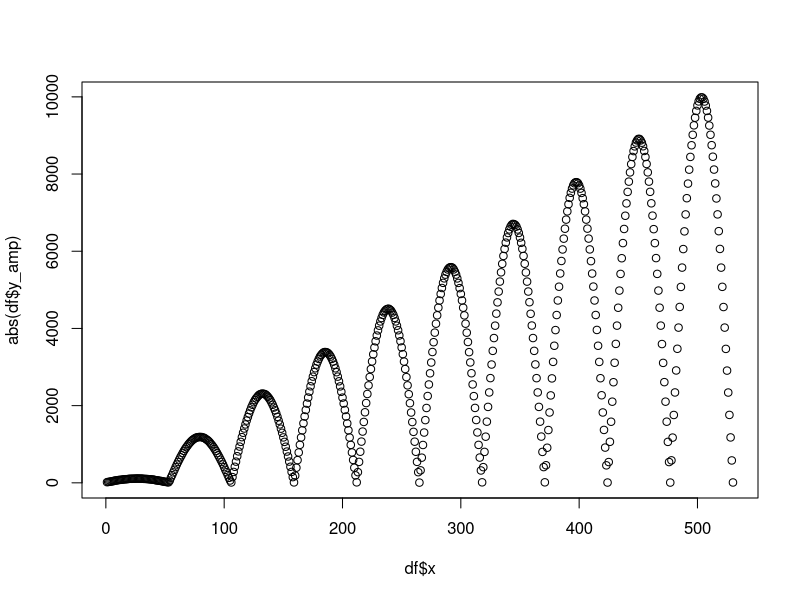
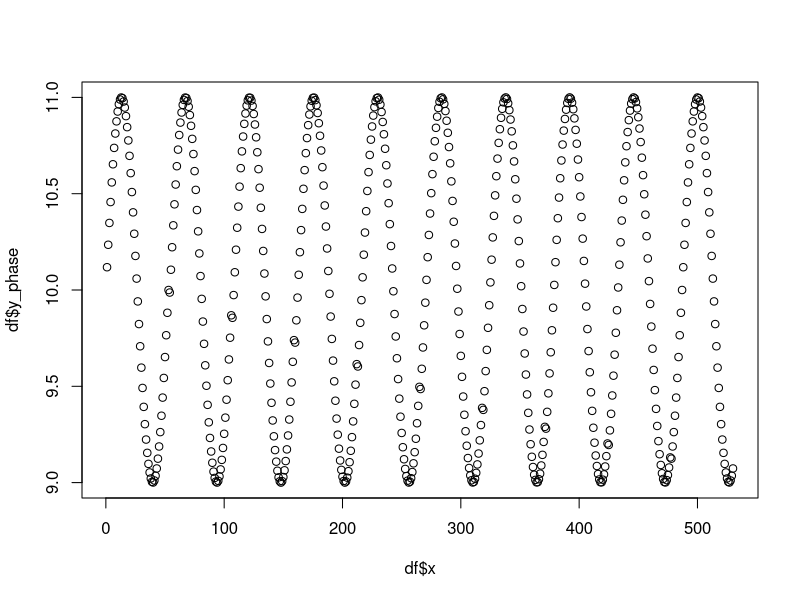
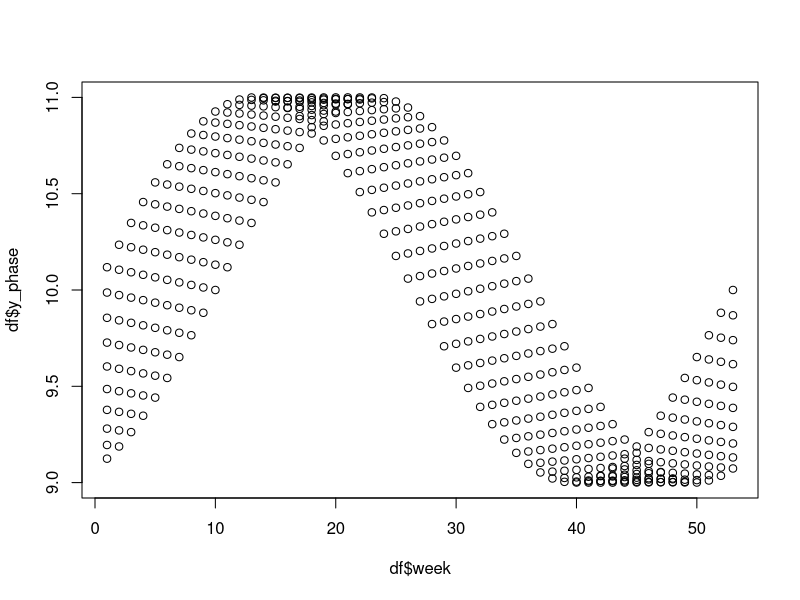

Recreate these plots in R, in order. (Note: this script raises an error after producing the figures.)

#simulate change in timing
num_years = 10
#generate data frame to store weekly simulated data
df=data.frame(x = seq(1,53*num_years,1),week=rep(seq(1,53,1),num_years))
#create year vector to mark each year in the data set
df$year <- rep(seq(1,num_years,1),each=53)

#set period to weekly
period=53*2
B=(2*pi)/period
df$baseline <- sin(B*df$x)+10

#create signal with varying amplitudes each year
amp_var = seq(100,10000,length.out=num_years)
df$A=rep(amp_var,each=53)
noise=rnorm(length(df$A),mean=0,sd=2)
df$y_amp=df$A*sin(B*df$x)+10+noise

plot(df$x,abs(df$y_amp))

#create signal with varying phase each year
max_shift = 10 #max number weeks to shift
phase_var = -seq(0,max_shift,length.out=num_years) #0 to six week shift
# phase_var = runif(num_years,min=0,max=20) #random shift
period=53
B=(2*pi)/period
df$C = rep(phase_var,each=53)
df$y_phase = sin(B*(df$x+df$C))+10

plot(df$x,df$y_phase)
plot(df$week,df$y_phase)

#create signal with varying noise
noise_var = seq(0,1,length.out=num_years)
df$sd=rep(noise_var,each=53)
df$noise=rnorm(length(df$A),mean=0,sd=df$sd)
df$y_noise=sin(B*df$x)+20+df$noise

#APPLY TO SIMULATED DATA
df$t = df$x
num_years = max(df$year)
shifts_simulation <- data.frame(year=rep(seq(1,num_years,1),2),lag=0,
                                lag_type=c(rep("time_lag",num_years),rep("amp_lag",num_years)))
RSS(par=shifts_simulation$lag,df=df,taxa="y_amp",shifts=shifts_simulation,unit_j="year")
lower_lim = -10
upper_lim =  10

df_log <- df %>% mutate(y_amp = log10(abs(y_amp+0.1)),y_phase = log10(y_phase+10.1))
plot(df_log$week,df_log$y_phase)
ggplot() + geom_line(data=df_log,aes(x=week,y=y_amp,color=as.factor(year)),
                     size=1,alpha=0.5)+
  theme_bw() +
  ggtitle("Amplitude change") +
  labs(color="Year",x="Week of Year",y="Amplitude")

RSS_output_amp <- psoptim(par=shifts_simulation$lag,
                          fn=RSS,df=df_log,
                          taxa="y_amp",shifts=shifts_simulation,
                          unit_j="year",
                          lower=rep(lower_lim,num_years),
                          upper=rep(upper_lim,num_years),
                          control=list(maxit=2000))

RSS_output_amp
shifts_simulation$lag = RSS_output$par

plot(df_log$week,df_log$y_phase)
#change in phase
RSS_output_phase <- psoptim(par=shifts_simulation$lag,
                      fn=RSS,df=df_log,
                      taxa="y_phase",shifts=shifts_simulation,
                      unit_j="year",
                      lower=rep(lower_lim,num_years),upper=rep(upper_lim,num_years),
                      control=list(maxit=2000))

shifts_simulation$lag= RSS_output_phase$par
shifts_simulation$lag[1:10]= round(RSS_output_phase$par[1:10])
shifts_simulation %>% ggplot() + geom_tile(aes(x=as.factor(year),y=lag_type,fill=lag))+
  scale_fill_gradient2(midpoint = 0, mid="#eee8d5", high="#5EC625", low="#A73ABD") +
  labs(x="Year",y="Simulation",fill="Lag (Weeks)")

ggsave(filename = paste0(basepath,"/figures/simulation_phase_shift_",Sys.Date(),".png"),
       width=1800,
       height=600,units = "px",dpi=300)

shifts_simulation$lag= RSS_output_amp$par
shifts_simulation$lag[1:10]= round(RSS_output_amp$par[1:10])
shifts_simulation %>% ggplot() + geom_tile(aes(x=as.factor(year),y=lag_type,fill=lag))+
  scale_fill_gradient2(midpoint = 0, mid="#eee8d5", high="#5EC625", low="#A73ABD") +
  labs(x="Year",y="Simulation",fill="Lag (Weeks)")

ggsave(filename = paste0(basepath,"/figures/simulation_amp_shift_",Sys.Date(),".png"),
       width=1800,
       height=600,units = "px",dpi=300)

shifts_simulation %>% filter(lag_type=="time_lag")


shifts_simulation$lag = RSS_output$par
shifts_simulation %>% ggplot() + geom_tile(aes(x=as.factor(year),y=lag_type,fill=lag))+
  scale_fill_gradient2(midpoint = 0, mid="#eee8d5", high="#5EC625", low="#A73ABD") +
  labs(x="Year",y="Simulation",fill="Lag (Weeks)")

#compute correlation
cor_simulation <- cor_year(RSS_optim_year$par,df=df,taxa="y_phase",shifts=shifts_simulation)
ggplot(data=cor_simulation) + geom_point(aes(x=year,y=cor)) + ylim(0,1)
save(RSS_optim_year,cor_simulation,file=paste0(basepath,"/data/RSS_cor_shift_simulation",Sys.Date(),".png"))
